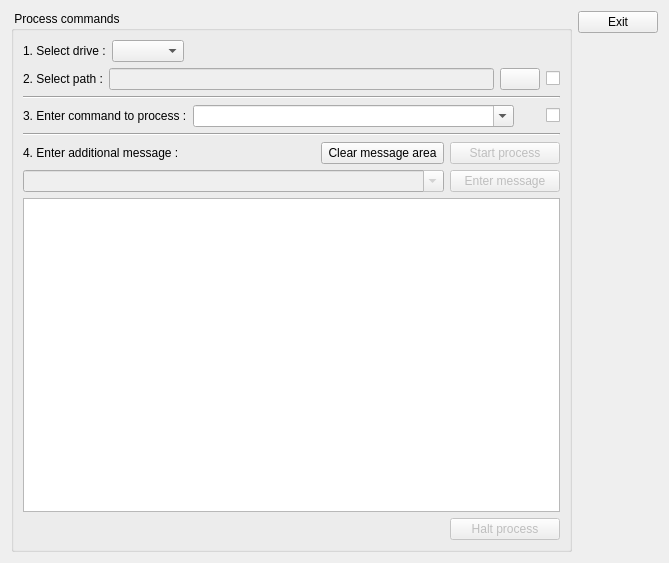
<?xml version="1.0" encoding="UTF-8"?>
<ui version="4.0">
 <class>dlgProcessCmd</class>
 <widget class="QDialog" name="dlgProcessCmd">
  <property name="geometry">
   <rect>
    <x>0</x>
    <y>0</y>
    <width>669</width>
    <height>563</height>
   </rect>
  </property>
  <property name="windowTitle">
   <string>Dialog</string>
  </property>
  <property name="windowIcon">
   <iconset resource="vtitestmanager.qrc">
    <normaloff>:/images/command_prompt.png</normaloff>:/images/command_prompt.png</iconset>
  </property>
  <layout class="QHBoxLayout" name="horizontalLayout_5">
   <item>
    <widget class="QGroupBox" name="gbProcess">
     <property name="title">
      <string> Process commands </string>
     </property>
     <layout class="QVBoxLayout" name="verticalLayout">
      <item>
       <layout class="QHBoxLayout" name="horizontalLayout">
        <item>
         <widget class="QLabel" name="lblDrive">
          <property name="text">
           <string>1. Select drive :</string>
          </property>
         </widget>
        </item>
        <item>
         <widget class="QComboBox" name="cmbDrive"/>
        </item>
        <item>
         <spacer name="horizontalSpacer">
          <property name="orientation">
           <enum>Qt::Horizontal</enum>
          </property>
          <property name="sizeHint" stdset="0">
           <size>
            <width>40</width>
            <height>20</height>
           </size>
          </property>
         </spacer>
        </item>
       </layout>
      </item>
      <item>
       <layout class="QHBoxLayout" name="horizontalLayout_6">
        <item>
         <widget class="QLabel" name="lblPath">
          <property name="text">
           <string>2. Select path :</string>
          </property>
         </widget>
        </item>
        <item>
         <widget class="QLineEdit" name="ledProcessPath">
          <property name="enabled">
           <bool>false</bool>
          </property>
         </widget>
        </item>
        <item>
         <widget class="QPushButton" name="pbChangeDir">
          <property name="sizePolicy">
           <sizepolicy hsizetype="Fixed" vsizetype="Fixed">
            <horstretch>0</horstretch>
            <verstretch>0</verstretch>
           </sizepolicy>
          </property>
          <property name="text">
           <string/>
          </property>
          <property name="icon">
           <iconset resource="vtitestmanager.qrc">
            <normaloff>:/images/directory.png</normaloff>:/images/directory.png</iconset>
          </property>
          <property name="autoDefault">
           <bool>false</bool>
          </property>
         </widget>
        </item>
        <item>
         <widget class="QCheckBox" name="chkSavePath">
          <property name="maximumSize">
           <size>
            <width>40</width>
            <height>16777215</height>
           </size>
          </property>
          <property name="toolTip">
           <string>Save drive letter and path when starting process</string>
          </property>
          <property name="layoutDirection">
           <enum>Qt::RightToLeft</enum>
          </property>
          <property name="text">
           <string/>
          </property>
          <property name="icon">
           <iconset resource="vtitestmanager.qrc">
            <normaloff>:/images/save.png</normaloff>:/images/save.png</iconset>
          </property>
         </widget>
        </item>
       </layout>
      </item>
      <item>
       <widget class="Line" name="line_2">
        <property name="orientation">
         <enum>Qt::Horizontal</enum>
        </property>
       </widget>
      </item>
      <item>
       <layout class="QHBoxLayout" name="horizontalLayout_2">
        <item>
         <widget class="QLabel" name="lblProcess">
          <property name="sizePolicy">
           <sizepolicy hsizetype="Fixed" vsizetype="Preferred">
            <horstretch>0</horstretch>
            <verstretch>0</verstretch>
           </sizepolicy>
          </property>
          <property name="text">
           <string>3. Enter command to process :</string>
          </property>
         </widget>
        </item>
        <item>
         <widget class="QComboBox" name="cmbCommand">
          <property name="editable">
           <bool>true</bool>
          </property>
         </widget>
        </item>
        <item>
         <widget class="QCheckBox" name="chkSaveProcess">
          <property name="maximumSize">
           <size>
            <width>40</width>
            <height>16777215</height>
           </size>
          </property>
          <property name="toolTip">
           <string>Save command before starting process</string>
          </property>
          <property name="layoutDirection">
           <enum>Qt::RightToLeft</enum>
          </property>
          <property name="text">
           <string/>
          </property>
          <property name="icon">
           <iconset resource="vtitestmanager.qrc">
            <normaloff>:/images/save.png</normaloff>:/images/save.png</iconset>
          </property>
         </widget>
        </item>
       </layout>
      </item>
      <item>
       <widget class="Line" name="line">
        <property name="orientation">
         <enum>Qt::Horizontal</enum>
        </property>
       </widget>
      </item>
      <item>
       <layout class="QHBoxLayout" name="horizontalLayout_8">
        <property name="topMargin">
         <number>0</number>
        </property>
        <item>
         <widget class="QLabel" name="lblMessage">
          <property name="text">
           <string>4. Enter additional message :</string>
          </property>
         </widget>
        </item>
        <item>
         <spacer name="horizontalSpacer_4">
          <property name="orientation">
           <enum>Qt::Horizontal</enum>
          </property>
          <property name="sizeHint" stdset="0">
           <size>
            <width>40</width>
            <height>20</height>
           </size>
          </property>
         </spacer>
        </item>
        <item>
         <widget class="QPushButton" name="pbClearOutput">
          <property name="text">
           <string> Clear message area </string>
          </property>
          <property name="icon">
           <iconset resource="vtitestmanager.qrc">
            <normaloff>:/images/refresh.png</normaloff>:/images/refresh.png</iconset>
          </property>
          <property name="autoDefault">
           <bool>false</bool>
          </property>
         </widget>
        </item>
        <item>
         <widget class="QPushButton" name="pbProcess">
          <property name="enabled">
           <bool>false</bool>
          </property>
          <property name="sizePolicy">
           <sizepolicy hsizetype="Fixed" vsizetype="Fixed">
            <horstretch>0</horstretch>
            <verstretch>0</verstretch>
           </sizepolicy>
          </property>
          <property name="minimumSize">
           <size>
            <width>110</width>
            <height>0</height>
           </size>
          </property>
          <property name="text">
           <string>Start process</string>
          </property>
          <property name="icon">
           <iconset resource="vtitestmanager.qrc">
            <normaloff>:/images/start.png</normaloff>:/images/start.png</iconset>
          </property>
          <property name="autoDefault">
           <bool>false</bool>
          </property>
         </widget>
        </item>
       </layout>
      </item>
      <item>
       <layout class="QHBoxLayout" name="horizontalLayout_3">
        <item>
         <widget class="QComboBox" name="cmbMessage">
          <property name="enabled">
           <bool>false</bool>
          </property>
          <property name="editable">
           <bool>true</bool>
          </property>
         </widget>
        </item>
        <item>
         <widget class="QPushButton" name="pbEnterMsg">
          <property name="enabled">
           <bool>false</bool>
          </property>
          <property name="sizePolicy">
           <sizepolicy hsizetype="Fixed" vsizetype="Fixed">
            <horstretch>0</horstretch>
            <verstretch>0</verstretch>
           </sizepolicy>
          </property>
          <property name="minimumSize">
           <size>
            <width>110</width>
            <height>0</height>
           </size>
          </property>
          <property name="text">
           <string>Enter message</string>
          </property>
          <property name="icon">
           <iconset resource="vtitestmanager.qrc">
            <normaloff>:/images/command_prompt.png</normaloff>:/images/command_prompt.png</iconset>
          </property>
         </widget>
        </item>
       </layout>
      </item>
      <item>
       <widget class="QPlainTextEdit" name="ptStdOut"/>
      </item>
      <item>
       <layout class="QHBoxLayout" name="horizontalLayout_4">
        <item>
         <spacer name="horizontalSpacer_2">
          <property name="orientation">
           <enum>Qt::Horizontal</enum>
          </property>
          <property name="sizeHint" stdset="0">
           <size>
            <width>40</width>
            <height>20</height>
           </size>
          </property>
         </spacer>
        </item>
        <item>
         <widget class="QPushButton" name="pbExit">
          <property name="enabled">
           <bool>false</bool>
          </property>
          <property name="sizePolicy">
           <sizepolicy hsizetype="Fixed" vsizetype="Fixed">
            <horstretch>0</horstretch>
            <verstretch>0</verstretch>
           </sizepolicy>
          </property>
          <property name="minimumSize">
           <size>
            <width>110</width>
            <height>0</height>
           </size>
          </property>
          <property name="text">
           <string>Halt process</string>
          </property>
          <property name="icon">
           <iconset resource="vtitestmanager.qrc">
            <normaloff>:/images/exit.png</normaloff>:/images/exit.png</iconset>
          </property>
          <property name="autoDefault">
           <bool>false</bool>
          </property>
         </widget>
        </item>
       </layout>
      </item>
     </layout>
    </widget>
   </item>
   <item>
    <layout class="QVBoxLayout" name="verticalLayout_5">
     <item>
      <widget class="QPushButton" name="pbExitDlg">
       <property name="text">
        <string>Exit</string>
       </property>
       <property name="icon">
        <iconset resource="vtitestmanager.qrc">
         <normaloff>:/images/close.png</normaloff>:/images/close.png</iconset>
       </property>
       <property name="autoDefault">
        <bool>false</bool>
       </property>
      </widget>
     </item>
     <item>
      <spacer name="verticalSpacer_2">
       <property name="orientation">
        <enum>Qt::Vertical</enum>
       </property>
       <property name="sizeHint" stdset="0">
        <size>
         <width>20</width>
         <height>40</height>
        </size>
       </property>
      </spacer>
     </item>
    </layout>
   </item>
  </layout>
 </widget>
 <tabstops>
  <tabstop>cmbDrive</tabstop>
  <tabstop>ledProcessPath</tabstop>
  <tabstop>pbChangeDir</tabstop>
  <tabstop>chkSavePath</tabstop>
  <tabstop>cmbCommand</tabstop>
  <tabstop>chkSaveProcess</tabstop>
  <tabstop>pbClearOutput</tabstop>
  <tabstop>pbProcess</tabstop>
  <tabstop>cmbMessage</tabstop>
  <tabstop>pbEnterMsg</tabstop>
  <tabstop>ptStdOut</tabstop>
  <tabstop>pbExit</tabstop>
  <tabstop>pbExitDlg</tabstop>
 </tabstops>
 <resources>
  <include location="vtitestmanager.qrc"/>
 </resources>
 <connections/>
</ui>
